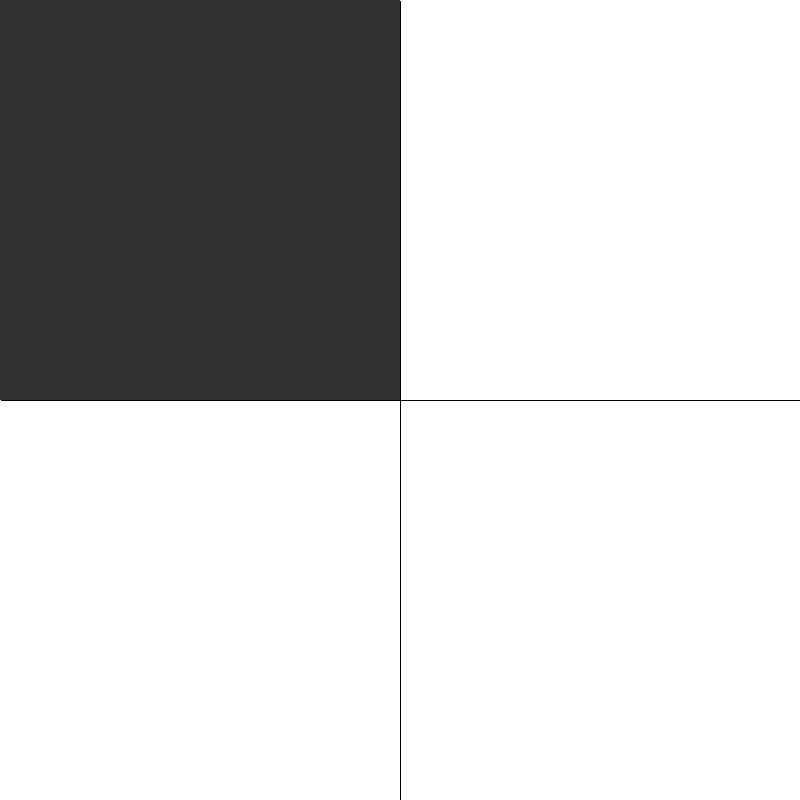
Frame 1 (no input)
Frame 60 (the mouse pressed at the canvas centre just before this capture): identical to frame 1, image omitted
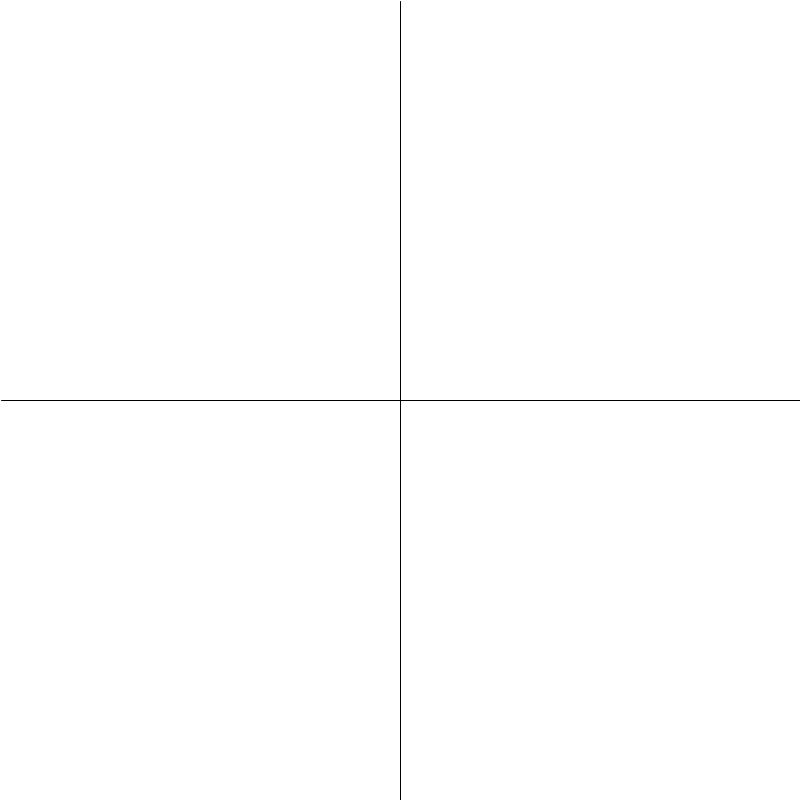
Frame 120 (the mouse held since frame 60 and released just before this capture)

The Processing sketch that drew these frames (run headless with seeded random() and noise(); from frame 60 on, the mouse is pressed at the canvas centre):

// Processing sketch: Rectangle_Rollover
// ── Rectangle_Rollover.pde
void setup()
{
  size(800, 800);
}

void draw()
{
  background(255);
  
  //GRID
  stroke(0);
  line (width/2, height/height, width/2 , height);
  line (width/width, height/2, width , height/2);
  
  //BOX
  noStroke();
  fill(50);
  rectMode(CENTER);
  
  if (mouseX < width/2 && mouseY < height/2)
  {
  rect(width*0.25,  height*0.25 ,width/2 , height/2);
  }
  else if (mouseX > width/2 && mouseY < height/2)
  {
  rect(width*0.75,  height*0.25 ,width/2 , height/2);
  }
  else if (mouseX < width/2 && mouseY > height/2)
  {
  rect(width*0.25,  height*0.75 ,width/2 , height/2);
  }
  else if (mouseX > width/2 && mouseY > height/2)
  {
  rect(width*0.75,  height*0.75 ,width/2 , height/2);
  }
}
